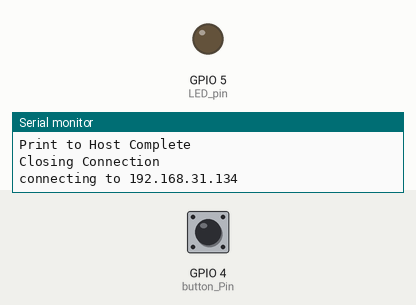
Recording of a sketch running on a simulated ESP8266 (NodeMCU). On the bench: output pins drawn as LEDs (lit = HIGH), the last lines printed to the serial monitor. The test bench sets the inputs (shaded band); at power-on: GPIO 4 (button_Pin) LOW. WiFi joins after 1.5 s; servers stay silent unless stated.

Above: at 2.7 s.
2.8 s: GPIO 4 (button_Pin) pulled HIGH for 0.15 s
At 4.0 s:
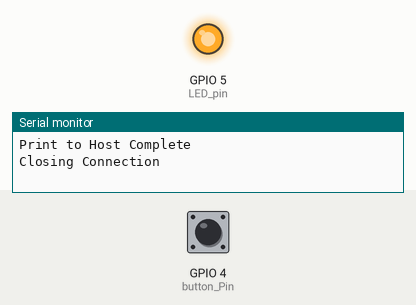
4.4 s: GPIO 4 (button_Pin) pulled HIGH for 1 s
At 5.3 s:
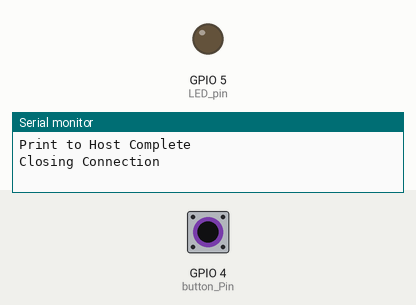
6.9 s: GPIO 4 (button_Pin) pulled HIGH for 3.2 s
At 7.2 s:
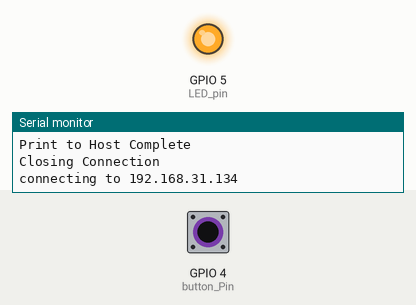
Timing chart, 0 to 9.9 s (numbered marks = the images above; inputs shaded):
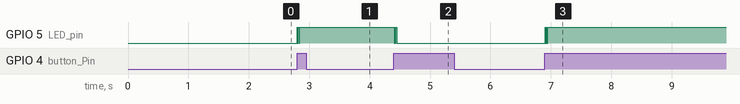

Measured:
- after the input at 2.8 s, GPIO 5 (LED_pin): alternates HIGH for 0.01 s and LOW for 0.01 s, 5 changes in all, then stays HIGH, starting at once
- after the input at 4.4 s, GPIO 5 (LED_pin): alternates HIGH for 0.01 s and LOW for 0.01 s, 5 changes in all, then stays LOW, starting at once
- after the input at 6.9 s, GPIO 5 (LED_pin): alternates HIGH for 0.01 s and LOW for 0.01 s, 5 changes in all, then stays HIGH, starting at once

The sketch:

Client_Raspi_LAMP_test.ino
```cpp
#include <ESP8266WiFi.h>
#include <TimedAction.h>

const char* ssid = "HomeSweetHome";
const char* password = "020293120490";

const char* host = "192.168.31.134";
const char* streamID = "collectdata.php";

const int LED_pin = 5;
const int button_Pin = 4;
int buttonState;
int lastButtonState = LOW;
int lightState = LOW;

unsigned long lastDebounceTime = 0;
unsigned long debounceDelay = 50;


void updateDB() {
  WiFiClient client;

  Serial.print("connecting to ");
  Serial.println(host);

  if (!client.connect(host, 80)) {
    Serial.println("Connection Failed!");
    delay(10);
    return;
  }

  String url = "/php/";
  url += streamID;
  url += "?lightState=";
  url += lightState;

  Serial.print("Requesting URL: ");
  Serial.println(url);

  client.print(String("GET ") + url + " HTTP/1.1\r\n" +
          "Host: " + host + "\r\n" +
          "Connection: close\r\n\r\n");
  delay(10);
  Serial.println("Print to Host Complete");
  Serial.println("Closing Connection");

}

TimedAction timedAction = TimedAction(500, updateDB);

void setup() {
  Serial.begin(115200);
  delay(10);

  // prepare GPIO2
  pinMode(LED_pin, OUTPUT);
  digitalWrite(LED_pin, lightState);
  pinMode(button_Pin, INPUT);

  WiFi.begin(ssid, password);

  Serial.println();
  Serial.println();
  Serial.print("Connecting to ");
  Serial.println(ssid);

  while (WiFi.status() != WL_CONNECTED) {
    delay(500);
    Serial.print(".");
  }
  Serial.println("");
  Serial.println("WiFi connected");

}

void loop() {

  int reading = digitalRead(button_Pin);

  if (reading != lastButtonState) {
    lastDebounceTime = millis();
    }

  if ((millis() - lastDebounceTime) < debounceDelay) {
    if (reading != lastButtonState) {
      buttonState = reading;
    }
    if (buttonState == HIGH) {
      lightState = !lightState;
    }
  }

  digitalWrite(LED_pin, lightState);
  lastButtonState = reading;

  timedAction.check();

  delay(10);
  }
```
